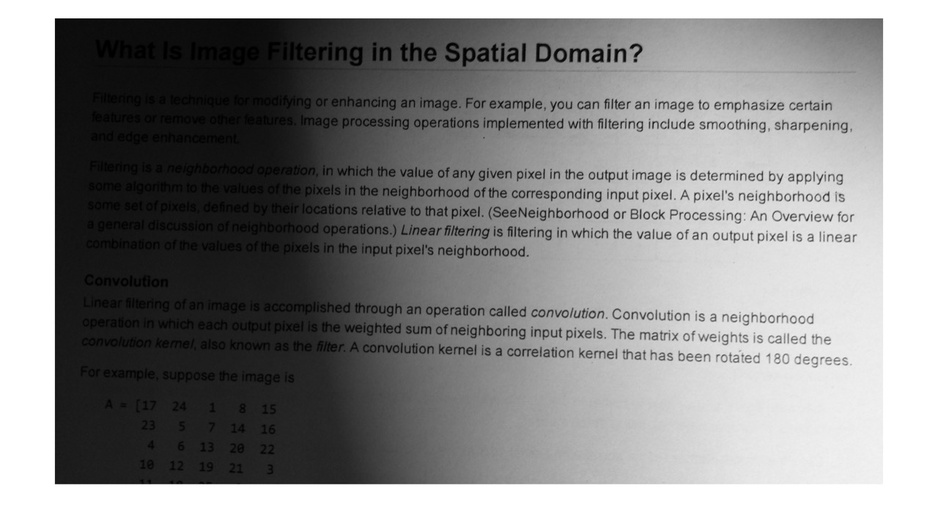
#> input picture resources/input_image.jpeg, 938 x 532 px, shrunk from 1280 x 725 before the run
$ jupyter execute --allow-errors Adaptive_and_Niblack_Thresholding.ipynb   (shell and % lines are left out)
#> lines starting #> are read from the running program, lines starting #| are printed output that depends on the picture; after the words box and inside, x2 and y2 are one past the last pixel; in counts of white or black regions, pixels touching at a corner belong together
# Adaptive Thresholding and Niblack's Thresholding

## Importing Necessary Libraries

[cell 1]

import argparse
from math import log10, sqrt
import cv2
from matplotlib import pyplot as plt
import numpy as np
from PIL import Image
import imageio.core.util

def ignore_warnings(*args, **kwargs):
    pass

imageio.core.util._precision_warn = ignore_warnings

# scikit-image
from skimage.filters import (threshold_otsu, threshold_niblack)
from skimage.io import imsave
from skimage import img_as_uint

## Function for Displaying Images

[cell 2]
# Display image
def display_img(image):
    # Load image using cv2 and do processing.
    plt.imshow(cv2.cvtColor(image, cv2.COLOR_BGR2RGB))

    # As opencv loads in BGR format by default, we want to show it in RGB.
    plt.show()

    return

## Read the Image

[cell 3]
# Load the image and display it
image = cv2.imread('../resources/input_image.jpeg')
#> image is the input picture: shape (532, 938, 3); min 0, max 255, mean 143.1

# Display the image
display_img(image)

## Convert the Image to Grayscale

[cell 4]
# Convert the image to grayscale
gray = cv2.cvtColor(image, cv2.COLOR_BGR2GRAY)
display_img(gray)

## Global Thresholding Techniques for Comparison

[cell 5]
# Apply Otsu's automatic thresholding
(T, threshInv) = cv2.threshold(gray, 0, 255, cv2.THRESH_BINARY_INV | cv2.THRESH_OTSU)
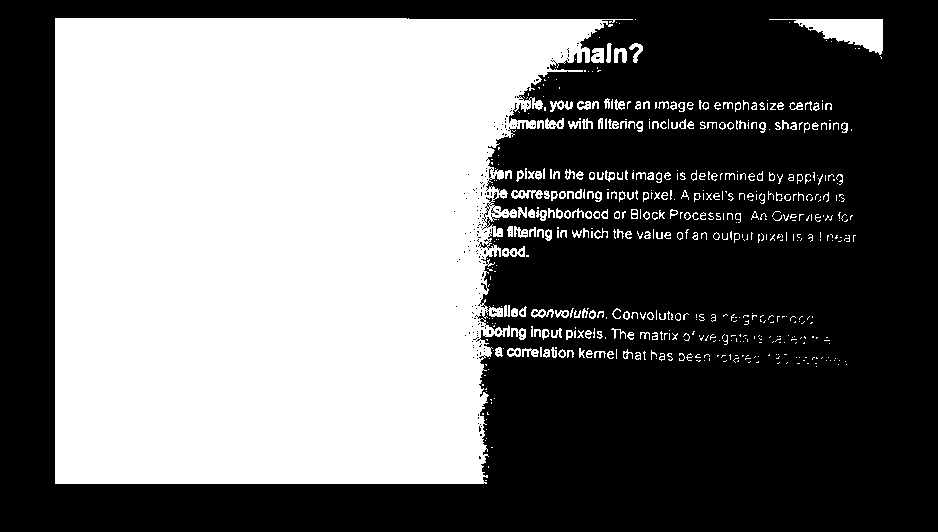
#> threshInv: shape (532, 938); 44.4% white; 560 white regions (354 under 20 px), largest, box (x1, y1, x2, y2) and area: (55, 18, 633, 484) 209575, (769, 19, 883, 55) 1819, (511, 190, 543, 199) 183
#> T = 133

threshInv = 255 - threshInv
display_img(threshInv)

## Adaptive Thresholding

### With Arithmetic Mean

[cell 6]
# Here adaptive thresholding is done through arithmetic mean
thresh_arithmetic = cv2.adaptiveThreshold(gray, 255, cv2.ADAPTIVE_THRESH_MEAN_C, cv2.THRESH_BINARY_INV, 21, 10)
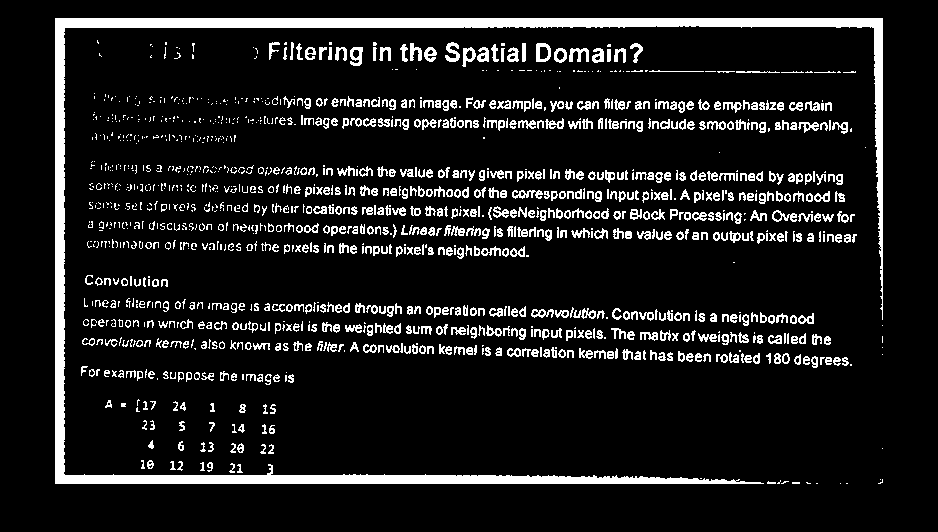
#> thresh_arithmetic: shape (532, 938); 10.8% white; 1309 white regions (619 under 20 px), largest, box (x1, y1, x2, y2) and area: (55, 18, 883, 484) 19641, (536, 43, 551, 62) 173, (445, 42, 460, 62) 167

thresh_arithmetic = 255 - thresh_arithmetic

display_img(thresh_arithmetic)

### With Gaussian Mean

[cell 7]
# Here adaptive thresholding is done through Gaussian mean
thresh_gauss = cv2.adaptiveThreshold(gray, 255, cv2.ADAPTIVE_THRESH_GAUSSIAN_C, cv2.THRESH_BINARY_INV, 21, 4)
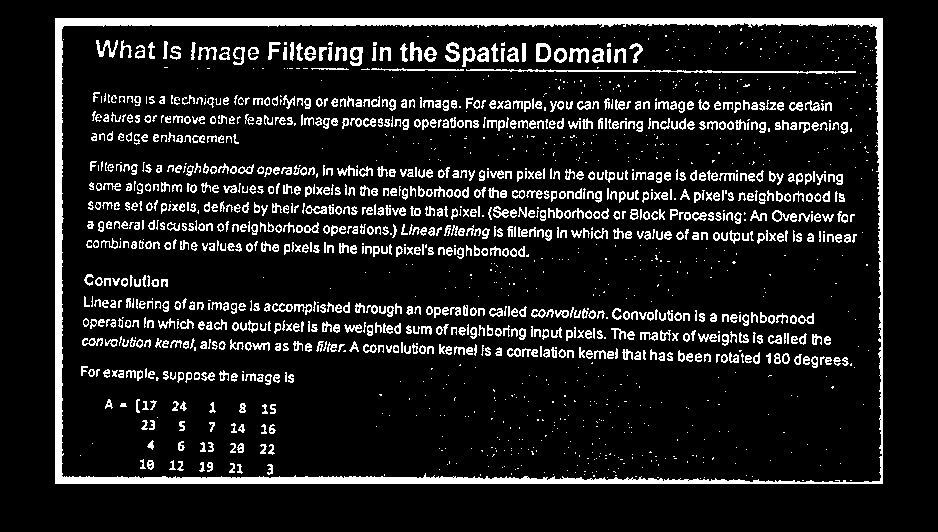
#> thresh_gauss: shape (532, 938); 11.3% white; 1658 white regions (787 under 20 px), largest, box (x1, y1, x2, y2) and area: (55, 18, 883, 484) 16306, (466, 69, 856, 74) 760, (96, 40, 118, 58) 172

thresh_gauss = 255 - thresh_gauss

display_img(thresh_gauss)

## Niblack's Thresholding

[cell 8]
window_size = 25
thresh_niblack = threshold_niblack(gray, window_size=window_size, k=0.8)
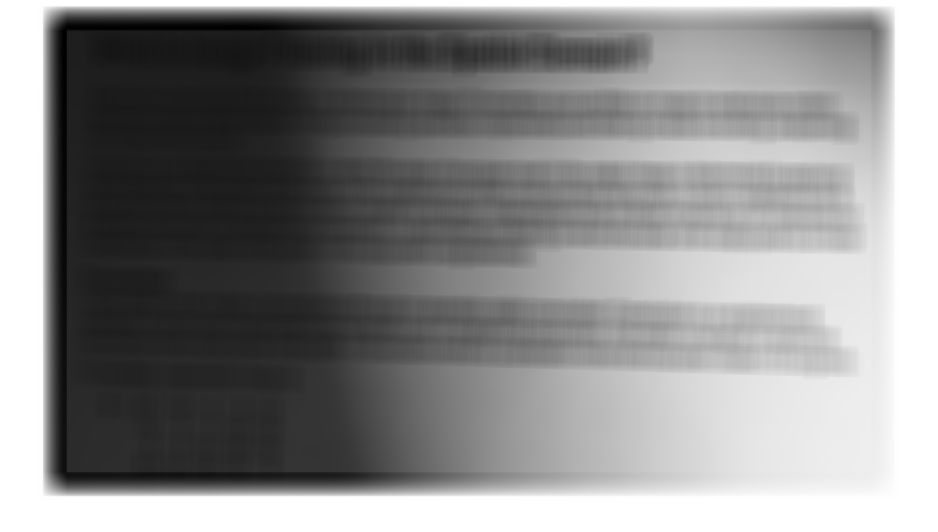
#> thresh_niblack: shape (532, 938) float64; min -19.95, max 255, mean 129.8; drawn with min black and max white
binary_niblack = gray > thresh_niblack
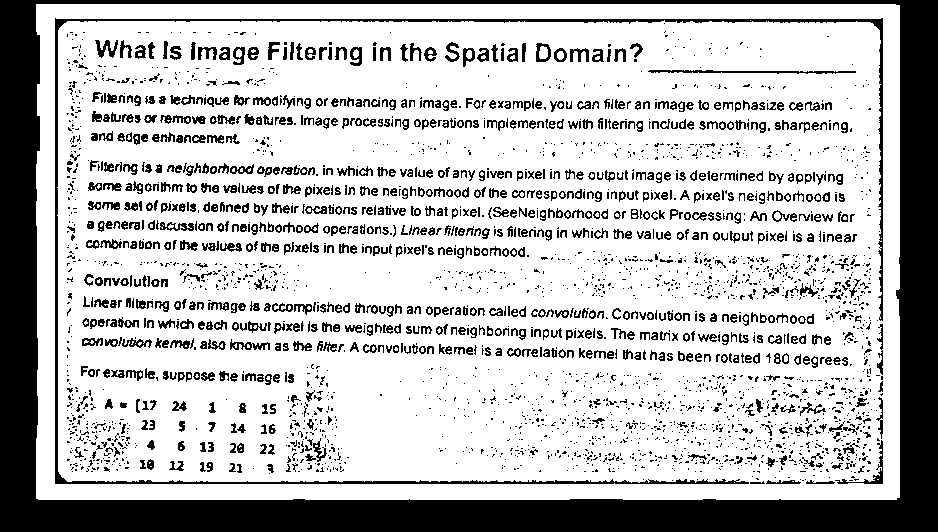
#> binary_niblack: shape (532, 938) bool; 74.7% white; 3101 black regions (2242 under 20 px), largest, box (x1, y1, x2, y2) and area: (0, 0, 938, 532) 71292, (55, 18, 883, 484) 6441, (648, 70, 856, 74) 451

plt.imshow(binary_niblack, cmap=plt.cm.gray)
plt.show()

## Quantitative Analysis

### Running the algorithms on the dataset

[cell 9]
def niblack_threshold(img_path):
    # Read the image and convert to grayscale
    image = cv2.imread(img_path)
    gray_image = cv2.cvtColor(image, cv2.COLOR_BGR2GRAY)

    # Apply Niblack thresholding
    window_size = 25
    thresh_niblack = threshold_niblack(gray_image, window_size=window_size, k=0.8)
    binary_niblack = gray_image > thresh_niblack

    # Display result
    plt.imshow(binary_niblack, cmap=plt.cm.gray)
    plt.show()

    # Save result
    img_name = img_path.split('/')[-1]
    output_path = '../quantitative_analysis/niblack_results/' + img_name
    imsave(output_path, img_as_uint(binary_niblack), check_contrast=False)

def adaptive_threshold(img_path):
    # Read the image and convert to grayscale
    image = cv2.imread(img_path)
    gray_image = cv2.cvtColor(image, cv2.COLOR_BGR2GRAY)

    # Apply adaptive thresholding
    thresh_gauss = cv2.adaptiveThreshold(gray_image, 255, cv2.ADAPTIVE_THRESH_GAUSSIAN_C, cv2.THRESH_BINARY_INV, 21, 4)
    thresh_gauss = 255 - thresh_gauss

    # Display result
    display_img(thresh_gauss)

    # Save result
    img_name = img_path.split('/')[-1]
    output_path = '../quantitative_analysis/adaptive_results/' + img_name
    cv2.imwrite(output_path, thresh_gauss)

# Iterate through all images in the dataset and apply binarization
#> (the rest of this cell did not finish here and is left out)

### Finding the Mean Squared Error

[cell 10]
# Find Mean Squared Error for every pair of images

# Arrays to hold all the MSE values for both algorithms
mse_adaptive_arr = []
mse_niblack_arr = []

#> (the rest of this cell did not finish here and is left out)

[cell 11]
print(mse_adaptive_arr)
print(mse_niblack_arr)

### Peak Signal-to-Noise Ratio (PSNR)

[cell 12]
def PSNR(ground_truth, binarized):
    mse = np.mean((ground_truth - binarized) ** 2)
    print(mse)

    # MSE is zero means no noise is present in the signal.
    # Therefore PSNR have no importance.
    if(mse == 0):
        return 100
    max_pixel = 1.0
    psnr = 20 * log10(max_pixel / sqrt(mse))
    return psnr

psnr_adaptive_arr = []
#> psnr_adaptive_arr = []
psnr_niblack_arr = []

#> (the rest of this cell did not finish here and is left out)

[cell 13]
print(psnr_adaptive_arr)
print(psnr_niblack_arr)
